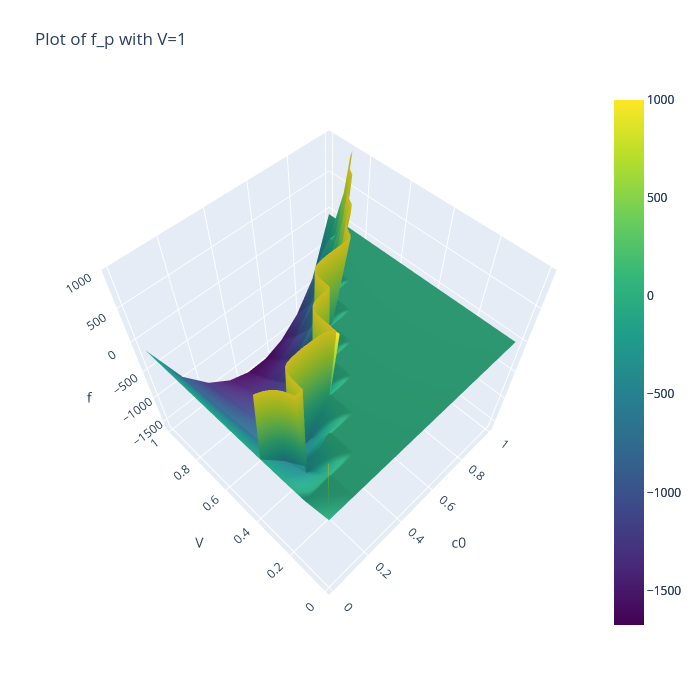

This figure's notebook cell:
### Code cell
fig = go.Figure()

Z_limits = [np.min(F_p_c0V), 1000]
F_p_c0V_surf = go.Surface(x=X, y=Y, z=F_p_c0V, colorscale='Viridis', 
                          cmin=Z_limits[0], cmax=Z_limits[1], name='f_p(c0, V)')
F_lm_c0V_surf = go.Surface(x=X, y=Y, z=F_lm_c0V, colorscale='Viridis', 
                           cmin=Z_limits[0], cmax=Z_limits[1], name='f_lm(c0, V)')
fig.add_trace(F_p_c0V_surf)
fig.add_trace(F_lm_c0V_surf)

fig.update_layout(title='Plot of f_p with V=1',
        scene = dict(
          xaxis_title='c0',
          yaxis_title='V',
          zaxis_title='f',
          zaxis_range=Z_limits,
          camera=dict(eye=dict(x=-1, y=-1, z=2))  # Adjust the camera position
          ),
        autosize=False,
        width=700, height=700,
        margin=dict(l=65, r=50, b=65, t=90))
fig.show()
